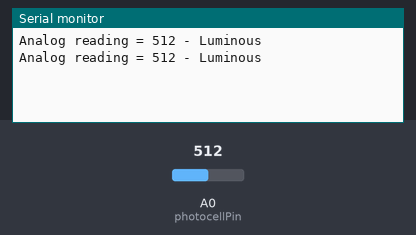
Simulated run of this sketch. Board: Arduino Uno, built with avr-gcc and run on an emulated ATmega328P. Shown: the last lines printed to the serial monitor. The test bench sets the inputs (shaded band); at power-on: A0 (photocellPin) = 512.

Above: at 2.8 s.
2.9 s: A0 (photocellPin) set to 490
At 4.7 s:
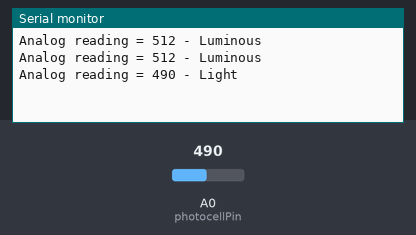
7.5 s: A0 (photocellPin) set to 190
At 9.0 s:
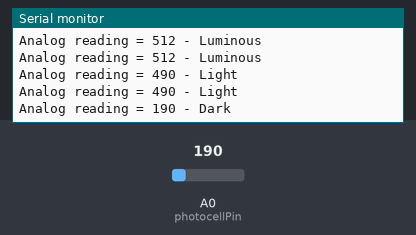
11.5 s: A0 (photocellPin) set to 0
At 13.2 s:
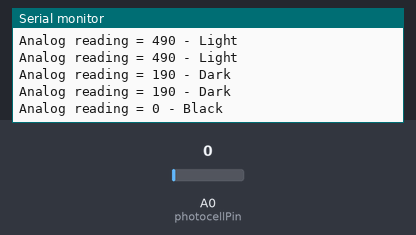
15.5 s: A0 (photocellPin) set to 810
At 16.3 s:
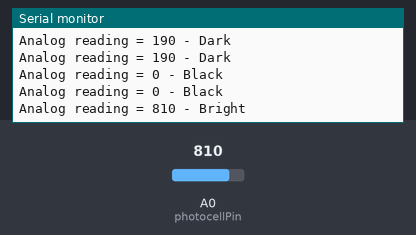

Measured:
- after the input at 2.9 s, the serial monitor: prints a new line after 1.1 s (image 1)
- after the input at 7.5 s, the serial monitor: prints a new line after 0.50 s (image 2)
- after the input at 11.5 s, the serial monitor: prints a new line after 0.50 s (image 3)
- after the input at 15.5 s, the serial monitor: prints a new line after 0.50 s (image 4)

The sketch:

Arduino_ldr_light.ino
```cpp
/* Photocell simple testing sketch.
Connect one end of the photocell to 5V, the other end to Analog 0.
 Then connect one end of a 10K resistor from Analog 0 to ground
For more information see http://learn.adafruit.com/photocells */

int photocellPin = A0; // the cell and 10K pulldown are connected to A0
int photocellReading; // the analog reading from the analog resistor divider

void setup() {
  // We'll send debugging information via the Serial monitor
  Serial.begin(38400);
}

void loop() {
  photocellReading = analogRead(photocellPin);
  Serial.print("Analog reading = ");
  Serial.print(photocellReading); // the raw analog reading
  // We'll have a few threshholds, qualitatively determined
  if (photocellReading < 10) {
    Serial.println(" - Black");
  } else if (photocellReading < 200) {
    Serial.println(" - Dark");
  } else if (photocellReading < 500) {
    Serial.println(" - Light");
  } else if (photocellReading < 800) {
    Serial.println(" - Luminous");
  } else {
    Serial.println(" - Bright");
  }
  delay(2000);
}
```
